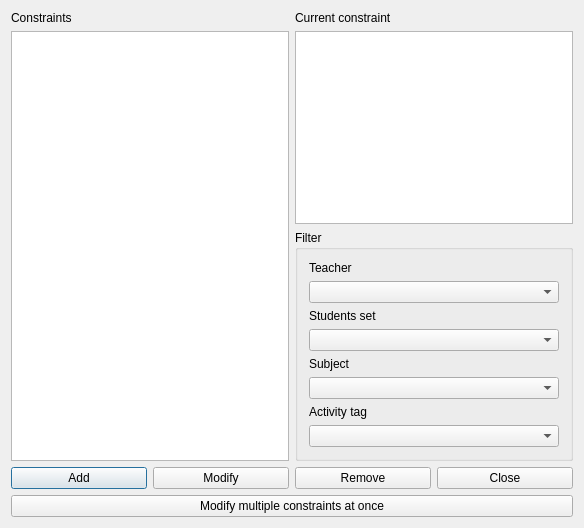
<?xml version="1.0" encoding="UTF-8"?>
<ui version="4.0">
 <class>ConstraintMinDaysBetweenActivitiesForm_template</class>
 <widget class="QDialog" name="ConstraintMinDaysBetweenActivitiesForm_template">
  <property name="geometry">
   <rect>
    <x>0</x>
    <y>0</y>
    <width>584</width>
    <height>528</height>
   </rect>
  </property>
  <property name="windowTitle">
   <string extracomment="This is the title of the dialog to see the list of all constraints of this type">Constraints min days between activities</string>
  </property>
  <layout class="QGridLayout" name="gridLayout_2">
   <item row="0" column="0">
    <widget class="QLabel" name="constraintsTextLabel">
     <property name="frameShape">
      <enum>QFrame::NoFrame</enum>
     </property>
     <property name="frameShadow">
      <enum>QFrame::Plain</enum>
     </property>
     <property name="text">
      <string>Constraints</string>
     </property>
     <property name="wordWrap">
      <bool>false</bool>
     </property>
    </widget>
   </item>
   <item row="0" column="2" colspan="2">
    <widget class="QLabel" name="currentConstraintTextLabel">
     <property name="text">
      <string>Current constraint</string>
     </property>
     <property name="wordWrap">
      <bool>false</bool>
     </property>
    </widget>
   </item>
   <item row="1" column="0" rowspan="2" colspan="2">
    <widget class="QListWidget" name="constraintsListWidget"/>
   </item>
   <item row="1" column="2" colspan="2">
    <widget class="QPlainTextEdit" name="currentConstraintTextEdit"/>
   </item>
   <item row="2" column="2" colspan="2">
    <widget class="QGroupBox" name="filterGroupBox">
     <property name="title">
      <string>Filter</string>
     </property>
     <layout class="QGridLayout" name="gridLayout">
      <item row="0" column="0">
       <widget class="QLabel" name="teachersTextLabel">
        <property name="text">
         <string>Teacher</string>
        </property>
        <property name="wordWrap">
         <bool>false</bool>
        </property>
       </widget>
      </item>
      <item row="1" column="0">
       <widget class="QComboBox" name="teachersComboBox"/>
      </item>
      <item row="2" column="0">
       <widget class="QLabel" name="studentsTextLabel">
        <property name="text">
         <string>Students set</string>
        </property>
        <property name="wordWrap">
         <bool>false</bool>
        </property>
       </widget>
      </item>
      <item row="3" column="0">
       <widget class="QComboBox" name="studentsComboBox"/>
      </item>
      <item row="4" column="0">
       <widget class="QLabel" name="subjectsTextLabel">
        <property name="text">
         <string>Subject</string>
        </property>
        <property name="wordWrap">
         <bool>false</bool>
        </property>
       </widget>
      </item>
      <item row="5" column="0">
       <widget class="QComboBox" name="subjectsComboBox"/>
      </item>
      <item row="6" column="0">
       <widget class="QLabel" name="activityTagsTextLabel">
        <property name="text">
         <string>Activity tag</string>
        </property>
        <property name="wordWrap">
         <bool>false</bool>
        </property>
       </widget>
      </item>
      <item row="7" column="0">
       <widget class="QComboBox" name="activityTagsComboBox"/>
      </item>
     </layout>
    </widget>
   </item>
   <item row="3" column="0">
    <widget class="QPushButton" name="addConstraintPushButton">
     <property name="text">
      <string>Add</string>
     </property>
    </widget>
   </item>
   <item row="3" column="1">
    <widget class="QPushButton" name="modifyConstraintPushButton">
     <property name="text">
      <string>Modify</string>
     </property>
    </widget>
   </item>
   <item row="3" column="2">
    <widget class="QPushButton" name="removeConstraintPushButton">
     <property name="text">
      <string>Remove</string>
     </property>
    </widget>
   </item>
   <item row="3" column="3">
    <widget class="QPushButton" name="closePushButton">
     <property name="text">
      <string>Close</string>
     </property>
    </widget>
   </item>
   <item row="4" column="0" colspan="4">
    <widget class="QPushButton" name="changeSelectivelyPushButton">
     <property name="text">
      <string>Modify multiple constraints at once</string>
     </property>
    </widget>
   </item>
  </layout>
 </widget>
 <layoutdefault spacing="6" margin="11"/>
 <resources/>
 <connections/>
</ui>
